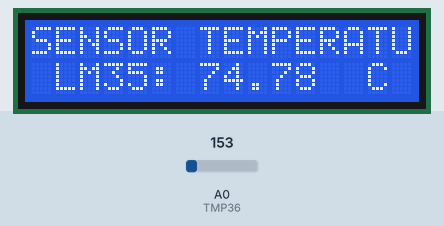
This sketch was run on a simulated Arduino Uno, built with avr-gcc and run on an emulated ATmega328P. Parts: 16×2 character LCD. The test bench sets the inputs (shaded band); at power-on: A0 (TMP36) = 153. What the sketch prints to the serial monitor is not drawn.

Above: at 1.2 s.
1.3 s: A0 (TMP36) set to 165
At 4.0 s:
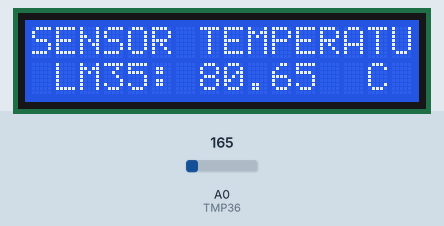
4.3 s: A0 (TMP36) set to 175
At 6.9 s:
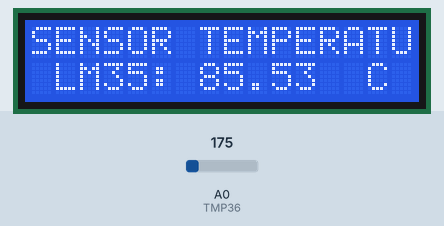
7.3 s: A0 (TMP36) set to 191
At 9.5 s:
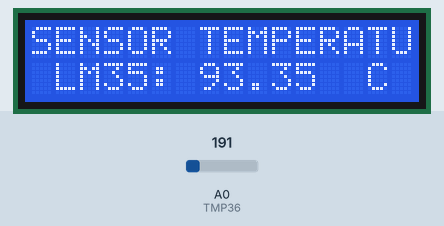
Timing chart, 0 to 11.0 s (numbered marks = the images above; inputs shaded):
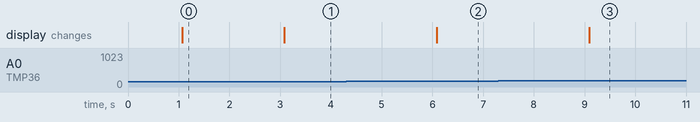

The sketch:

8.ADC_SENSOR_TEMPERATURA.ino
```cpp
#include <LiquidCrystal.h>;
LiquidCrystal lcd(10,8,5,4,3,2);
const int TMP36= A0;
float temperature=0.0;
float voltaje=0.0;

void setup() {
  Serial.begin(9600);
  lcd.begin(16,2);// put your setup code here, to run once:
  lcd.home();//lcd.setCursor(0,0);
  lcd.print("SENSOR TEMPERATURA");
  lcd.setCursor(1,1);
  lcd.print("LM35:");
}

void loop() {
      float n=analogRead(TMP36);  //Almacena valor del sensor
      voltaje=(n*5/1023.0);      //CONVIERTE VALOR flotante del sensor EN TENSION=V
      temperature=((float(analogRead(TMP36))*5.0)/1023.0)/0.01;

      Serial.print("POT Int: \t");
      Serial.print(analogRead(TMP36));
      Serial.print(" -- POT Volts: ");
      Serial.println(voltaje);
      delay(1000);

      lcd.setCursor(7, 1);
      lcd.print(temperature);
      lcd.setCursor(14, 1);
      lcd.print("C");
//      lcd.noCursor();
//      delay(500);
//      lcd.cursor();
//      delay(500);
}
```

Measured:
- after the input at 1.3 s, the display: changes after 1.8 s (image 1)
- after the input at 4.3 s, the display: changes after 1.8 s (image 2)
- after the input at 7.3 s, the display: changes after 1.8 s (image 3)
